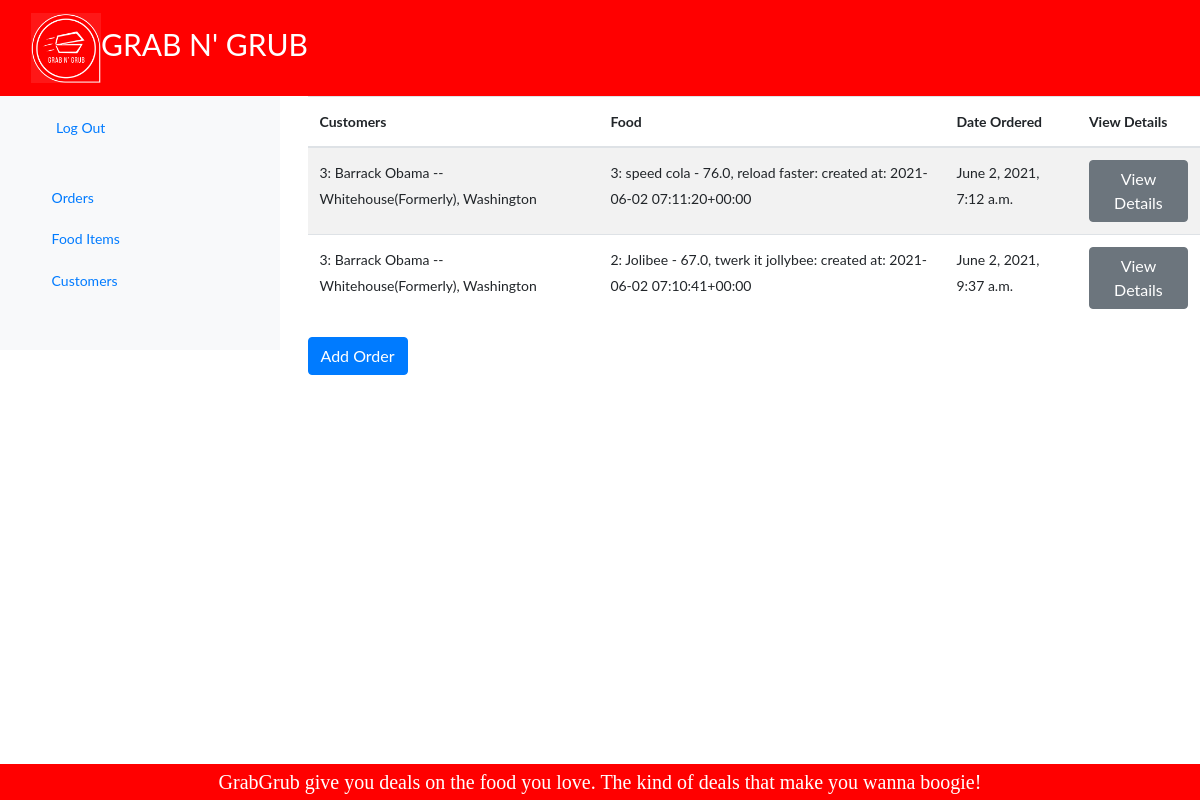
/order, run on the app's committed database.
### Kiosk/models.py (models this page shows, shortened)
class Order(models.Model):
    food = models.ForeignKey(Food,on_delete=models.CASCADE,)
    qty = models.FloatField()
    ordered_at = models.DateTimeField(auto_now=True)
    cust_order = models.ForeignKey(Customer,on_delete=models.CASCADE,)
    paymentlist = [
       ('Cash', 'Cash'),
       ('Card', 'Card'),
    ]
    payment_mode = models.CharField(max_length=4, choices=paymentlist, default='Cash')
    objects = models.Manager()

class Customer(models.Model):
    name = models.CharField(max_length=300)
    address = models.CharField(max_length=1000)
    city = models.CharField(max_length=500)
    objects = models.Manager()
    def __str__(self):
        return str(str(self.pk) + ': ' + self.name + ' -- ' + self.address + ', ' + self.city)

class Food(models.Model):
    name = models.CharField(max_length=300)
    description = models.CharField(max_length=2000)
    price = models.FloatField()
    created_at = models.DateTimeField(auto_now=True)
    objects = models.Manager()
    def __str__(self):
        return str(str(self.pk) + ': ' + self.name + ' - ' + str(self.price) + ', ' + self.description + ': created at: ' + str(self.created_at))

### Kiosk/views.py (the view)
# urls.py: path('order', views.order, name='order'),
def order(request):
    order_object = Order.objects.all()
    return render(request, 'Kiosk/order.html', {'Orders':order_object})

### Kiosk/templates/Kiosk/order.html
{% extends 'Kiosk/base.html' %}
{% load static %}
{% block content %}
<table class="table table-striped">
  <thead>
      <th scope="col"> Customers </th>
      <th scope="col"> Food </th>
      <th scope="col"> Date Ordered </th>
      <th scope="col"> View Details </th>
  </thead>
  <tbody>
      {% for d in Orders %}
      <tr>
          <td> {{ d.cust_order }} </td>
          <td> {{ d.food }} </td>
          <td> {{ d.ordered_at }} </td>
          <td> <a href="{% url 'order_detail' pk=d.pk %}"><dutton type="button" class="btn btn-secondary">View Details</button></a> </td>
      </tr>
      {% endfor %}
  </tbody>
</table>
<a href="{% url 'add_order' %}"><button type="button" class="btn btn-primary">Add Order</button>
{% endblock %}

### Kiosk/templates/Kiosk/base.html (style rules this page uses)
body { margin: 0; font-family: "Lato", sans-serif; }

### data on the page
Order: cust_order "3: Barrack Obama -- Whitehouse(Formerly), Washington", food "3: speed cola - 76.0, reload faster: created at: 2021-06-02 07:11:20+00:00", ordered_at "June 2, 2021, 7:12 a.m."
Order: cust_order "3: Barrack Obama -- Whitehouse(Formerly), Washington", food "2: Jolibee - 67.0, twerk it jollybee: created at: 2021-06-02 07:10:41+00:00", ordered_at "June 2, 2021, 9:37 a.m."
